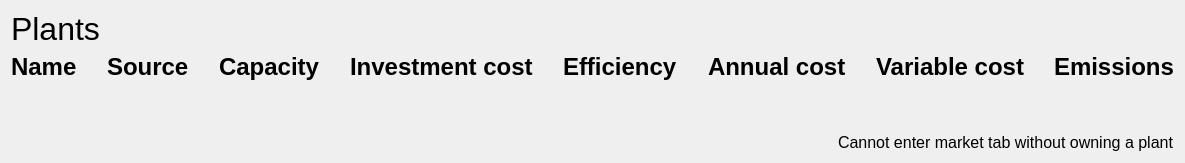
            <widget class="QWidget" name="page_plants">
             <layout class="QVBoxLayout" name="verticalLayout_18">
              <item>
               <widget class="QLabel" name="plants_window_title">
                <property name="font">
                 <font>
                  <pointsize>24</pointsize>
                 </font>
                </property>
                <property name="text">
                 <string>Plants</string>
                </property>
               </widget>
              </item>
              <item>
               <layout class="QGridLayout" name="plants_gridLayout">
                <property name="horizontalSpacing">
                 <number>30</number>
                </property>
                <property name="verticalSpacing">
                 <number>10</number>
                </property>
                <item row="0" column="5">
                 <widget class="QLabel" name="label_45">
                  <property name="font">
                   <font>
                    <pointsize>18</pointsize>
                    <weight>75</weight>
                    <bold>true</bold>
                   </font>
                  </property>
                  <property name="text">
                   <string>Annual cost</string>
                  </property>
                 </widget>
                </item>
                <item row="0" column="4">
                 <widget class="QLabel" name="label_44">
                  <property name="font">
                   <font>
                    <pointsize>18</pointsize>
                    <weight>75</weight>
                    <bold>true</bold>
                   </font>
                  </property>
                  <property name="text">
                   <string>Efficiency</string>
                  </property>
                 </widget>
                </item>
                <item row="0" column="1">
                 <widget class="QLabel" name="label_49">
                  <property name="font">
                   <font>
                    <pointsize>18</pointsize>
                    <weight>75</weight>
                    <bold>true</bold>
                   </font>
                  </property>
                  <property name="text">
                   <string>Source</string>
                  </property>
                 </widget>
                </item>
                <item row="0" column="0">
                 <widget class="QLabel" name="label_47">
                  <property name="font">
                   <font>
                    <pointsize>18</pointsize>
                    <weight>75</weight>
                    <bold>true</bold>
                   </font>
                  </property>
                  <property name="text">
                   <string>Name</string>
                  </property>
                  <property name="textInteractionFlags">
                   <set>Qt::LinksAccessibleByMouse|Qt::TextEditable</set>
                  </property>
                 </widget>
                </item>
                <item row="0" column="2">
                 <widget class="QLabel" name="label_46">
                  <property name="font">
                   <font>
                    <pointsize>18</pointsize>
                    <weight>75</weight>
                    <bold>true</bold>
                   </font>
                  </property>
                  <property name="text">
                   <string>Capacity</string>
                  </property>
                 </widget>
                </item>
                <item row="0" column="3">
                 <widget class="QLabel" name="label_48">
                  <property name="font">
                   <font>
                    <pointsize>18</pointsize>
                    <weight>75</weight>
                    <bold>true</bold>
                   </font>
                  </property>
                  <property name="text">
                   <string>Investment cost</string>
                  </property>
                 </widget>
                </item>
                <item row="0" column="6">
                 <widget class="QLabel" name="label_50">
                  <property name="font">
                   <font>
                    <pointsize>18</pointsize>
                    <weight>75</weight>
                    <bold>true</bold>
                   </font>
                  </property>
                  <property name="text">
                   <string>Variable cost</string>
                  </property>
                 </widget>
                </item>
                <item row="0" column="7">
                 <widget class="QLabel" name="label_51">
                  <property name="font">
                   <font>
                    <pointsize>18</pointsize>
                    <weight>75</weight>
                    <bold>true</bold>
                   </font>
                  </property>
                  <property name="text">
                   <string>Emissions</string>
                  </property>
                 </widget>
                </item>
               </layout>
              </item>
              <item>
               <layout class="QVBoxLayout" name="plants_verticalLayout_emptyList">
                <property name="bottomMargin">
                 <number>5</number>
                </property>
               </layout>
              </item>
              <item>
               <spacer name="verticalSpacer_5">
                <property name="orientation">
                 <enum>Qt::Vertical</enum>
                </property>
                <property name="sizeHint" stdset="0">
                 <size>
                  <width>20</width>
                  <height>40</height>
                 </size>
                </property>
               </spacer>
              </item>
              <item>
               <layout class="QHBoxLayout" name="horizontalLayout_17">
                <property name="topMargin">
                 <number>0</number>
                </property>
                <item>
                 <spacer name="horizontalSpacer_15">
                  <property name="orientation">
                   <enum>Qt::Horizontal</enum>
                  </property>
                  <property name="sizeHint" stdset="0">
                   <size>
                    <width>40</width>
                    <height>20</height>
                   </size>
                  </property>
                 </spacer>
                </item>
                <item>
                 <widget class="QLabel" name="plants_label_warning">
                  <property name="font">
                   <font>
                    <pointsize>12</pointsize>
                   </font>
                  </property>
                  <property name="text">
                   <string>Cannot enter market tab without owning a plant</string>
                  </property>
                 </widget>
                </item>
               </layout>
              </item>
             </layout>
            </widget>
